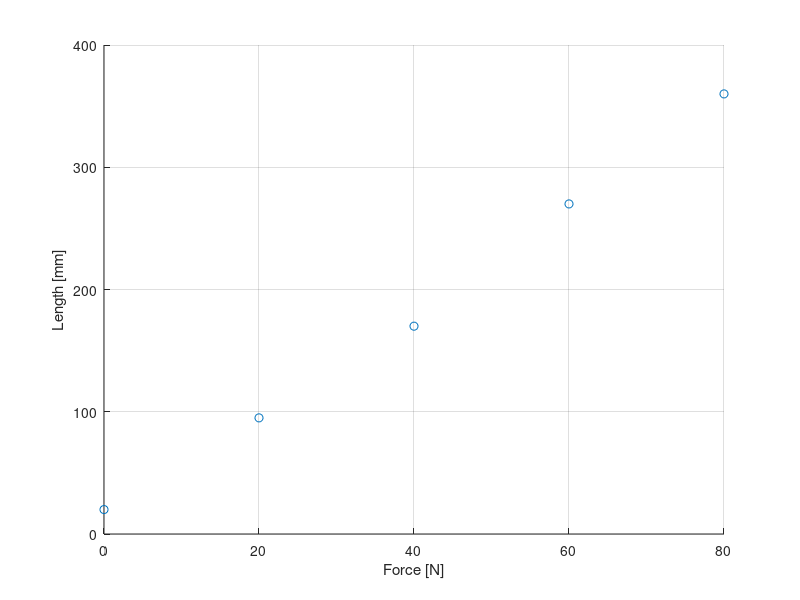
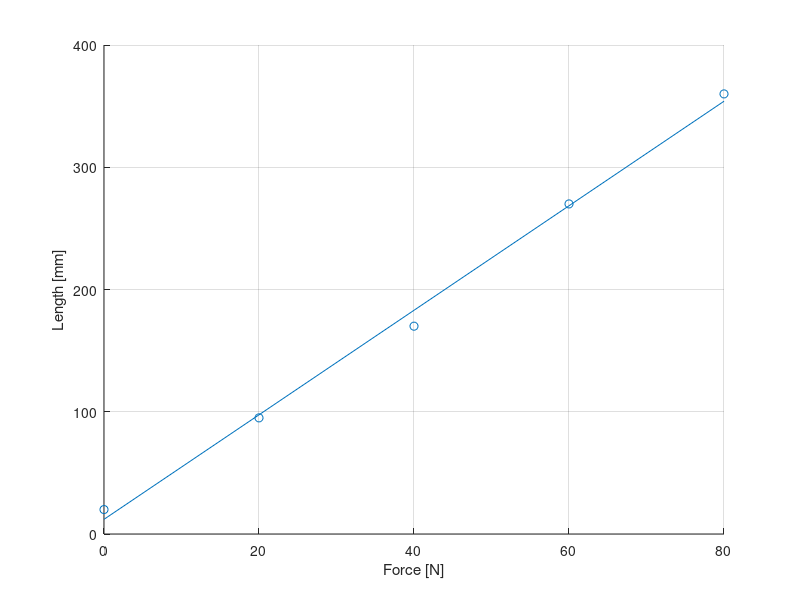

The MATLAB source for these figures, in order:
clear; clc; close all;

% Description: Solves a linear regression problem

F = 0:20:80;
L = [20 95 170 270 360];

figure(1)
scatter(F,L)
xlabel('Force [N]')
ylabel('Length [mm]')
grid on

% Regression line
p = polyfit(F,L,1);

figure(2)
scatter(F,L)
hold on
plot(F,polyval(p,F))
xlabel('Force [N]')
ylabel('Length [mm]')
grid on